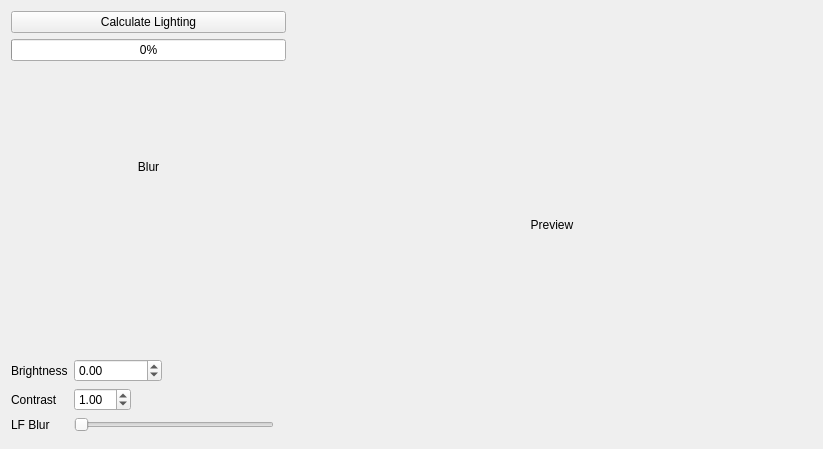
<?xml version="1.0" encoding="UTF-8"?>
<ui version="4.0">
 <class>LightfieldWidget</class>
 <widget class="QWidget" name="LightfieldWidget">
  <property name="geometry">
   <rect>
    <x>0</x>
    <y>0</y>
    <width>823</width>
    <height>449</height>
   </rect>
  </property>
  <property name="windowTitle">
   <string>Form</string>
  </property>
  <layout class="QHBoxLayout" name="horizontalLayout">
   <item>
    <layout class="QVBoxLayout" name="verticalLayout">
     <item>
      <widget class="QPushButton" name="lfBtn">
       <property name="sizePolicy">
        <sizepolicy hsizetype="Fixed" vsizetype="Fixed">
         <horstretch>0</horstretch>
         <verstretch>0</verstretch>
        </sizepolicy>
       </property>
       <property name="minimumSize">
        <size>
         <width>275</width>
         <height>0</height>
        </size>
       </property>
       <property name="text">
        <string>Calculate Lighting</string>
       </property>
      </widget>
     </item>
     <item>
      <widget class="QProgressBar" name="lightProgress">
       <property name="sizePolicy">
        <sizepolicy hsizetype="Fixed" vsizetype="Fixed">
         <horstretch>0</horstretch>
         <verstretch>0</verstretch>
        </sizepolicy>
       </property>
       <property name="minimumSize">
        <size>
         <width>275</width>
         <height>0</height>
        </size>
       </property>
       <property name="value">
        <number>0</number>
       </property>
      </widget>
     </item>
     <item>
      <widget class="ImageLabel" name="blurLabel">
       <property name="sizePolicy">
        <sizepolicy hsizetype="Fixed" vsizetype="Preferred">
         <horstretch>0</horstretch>
         <verstretch>0</verstretch>
        </sizepolicy>
       </property>
       <property name="minimumSize">
        <size>
         <width>275</width>
         <height>200</height>
        </size>
       </property>
       <property name="autoFillBackground">
        <bool>true</bool>
       </property>
       <property name="text">
        <string>Blur</string>
       </property>
       <property name="alignment">
        <set>Qt::AlignCenter</set>
       </property>
      </widget>
     </item>
     <item>
      <widget class="QLabel" name="histOverflow_lbl">
       <property name="text">
        <string/>
       </property>
      </widget>
     </item>
     <item>
      <layout class="QFormLayout" name="formLayout">
       <property name="fieldGrowthPolicy">
        <enum>QFormLayout::FieldsStayAtSizeHint</enum>
       </property>
       <item row="0" column="0">
        <widget class="QLabel" name="label">
         <property name="text">
          <string>Brightness</string>
         </property>
        </widget>
       </item>
       <item row="1" column="0">
        <widget class="QLabel" name="label_2">
         <property name="text">
          <string>Contrast</string>
         </property>
        </widget>
       </item>
       <item row="2" column="0">
        <widget class="QLabel" name="label_3">
         <property name="text">
          <string>LF Blur</string>
         </property>
        </widget>
       </item>
       <item row="2" column="1">
        <widget class="QSlider" name="horizontalSlider">
         <property name="sizePolicy">
          <sizepolicy hsizetype="Fixed" vsizetype="Fixed">
           <horstretch>0</horstretch>
           <verstretch>0</verstretch>
          </sizepolicy>
         </property>
         <property name="minimumSize">
          <size>
           <width>200</width>
           <height>0</height>
          </size>
         </property>
         <property name="maximum">
          <number>200</number>
         </property>
         <property name="orientation">
          <enum>Qt::Horizontal</enum>
         </property>
        </widget>
       </item>
       <item row="0" column="1">
        <widget class="QDoubleSpinBox" name="brightnessEdit">
         <property name="minimum">
          <double>-500000.000000000000000</double>
         </property>
         <property name="maximum">
          <double>500000.000000000000000</double>
         </property>
         <property name="singleStep">
          <double>100.000000000000000</double>
         </property>
        </widget>
       </item>
       <item row="1" column="1">
        <widget class="QDoubleSpinBox" name="contrastEdit">
         <property name="maximum">
          <double>10.000000000000000</double>
         </property>
         <property name="singleStep">
          <double>0.100000000000000</double>
         </property>
         <property name="value">
          <double>1.000000000000000</double>
         </property>
        </widget>
       </item>
      </layout>
     </item>
    </layout>
   </item>
   <item>
    <widget class="ImageLabel" name="PreviewLabel">
     <property name="sizePolicy">
      <sizepolicy hsizetype="Expanding" vsizetype="Expanding">
       <horstretch>0</horstretch>
       <verstretch>0</verstretch>
      </sizepolicy>
     </property>
     <property name="autoFillBackground">
      <bool>true</bool>
     </property>
     <property name="text">
      <string>Preview</string>
     </property>
     <property name="alignment">
      <set>Qt::AlignCenter</set>
     </property>
    </widget>
   </item>
  </layout>
 </widget>
 <customwidgets>
  <customwidget>
   <class>ImageLabel</class>
   <extends>QLabel</extends>
   <header>qtinclude/imagelabel.h</header>
  </customwidget>
 </customwidgets>
 <resources/>
 <connections/>
</ui>
